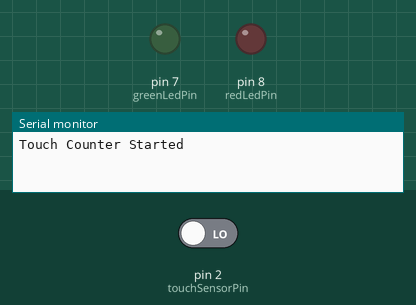
The sketch below on a simulated Arduino Uno, built with avr-gcc and run on an emulated ATmega328P. Parts: output pins drawn as LEDs (lit = HIGH), the last lines printed to the serial monitor. Dashed ring = blinking. Inputs (shaded band) come from the test bench; at power-on: pin 2 (touchSensorPin) LOW.

Above: at 1.2 s.
1.3 s: pin 2 (touchSensorPin) driven HIGH
At 1.7 s:
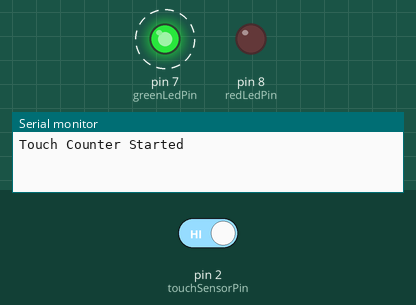
At 4.2 s:
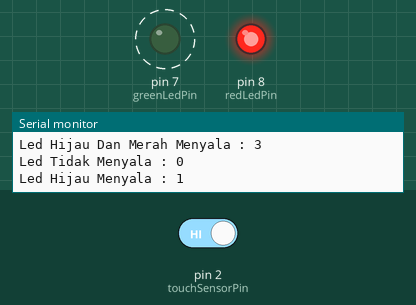
4.3 s: pin 2 (touchSensorPin) driven LOW
At 5.1 s:
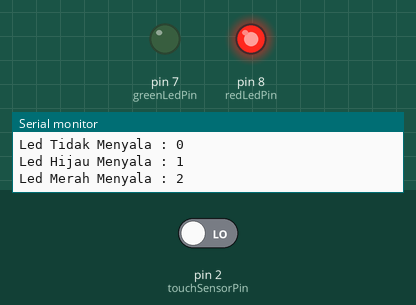
Timing chart, 0 to 7.3 s (numbered marks = the images above; inputs shaded):
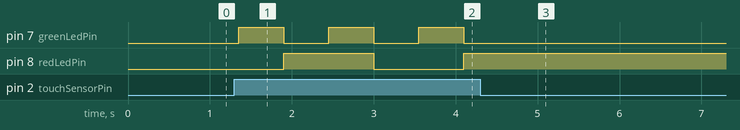

The sketch:

sketch_sensorsentuh.ino
```cpp
const int touchSensorPin = 2;
const int greenLedPin = 7;
const int redLedPin = 8;
int touchCount = 0;

void setup() {
  pinMode(touchSensorPin, INPUT);
  pinMode(greenLedPin, OUTPUT);
  pinMode(redLedPin, OUTPUT);
  digitalWrite(greenLedPin, LOW);
  digitalWrite(redLedPin, LOW);

  // Inisialisasi komunikasi dengan Serial Monitor
  Serial.begin(9600);
  Serial.println("Touch Counter Started");
}

void loop() {
  int touchValue = digitalRead(touchSensorPin);

  if (touchValue == HIGH) {
    delay(50);
    if (digitalRead(touchSensorPin) == HIGH) {
      touchCount++;
      if (touchCount == 1) {

        digitalWrite(greenLedPin, HIGH);
        digitalWrite(redLedPin, LOW);
        delay(500);
        Serial.print("Led Hijau Menyala");
      } else if (touchCount == 2) {

        digitalWrite(greenLedPin, LOW);
        digitalWrite(redLedPin, HIGH);
        delay(500);
        Serial.print("Led Merah Menyala");
      } else if (touchCount == 3) {

        digitalWrite(greenLedPin, HIGH);
        digitalWrite(redLedPin, HIGH);
        delay(500);
        Serial.print("Led Hijau Dan Merah Menyala");
      } else if (touchCount == 4) {

        digitalWrite(greenLedPin, LOW);
        digitalWrite(redLedPin, LOW);
        touchCount = 0;
        delay(500);
        Serial.print("Led Tidak Menyala");
      }
      Serial.print(" : ");
      Serial.println(touchCount);
    }
  }
}
```

Measured:
- after the input at 1.3 s, pin 7 (greenLedPin): alternates HIGH for 0.55 s and LOW for 0.55 s, starting after 0.05 s; pin 8 (redLedPin): LOW → HIGH after 0.60 s, → LOW 1.1 s later, → HIGH 1.1 s later
- after the input at 4.3 s, pin 7 (greenLedPin): stops changing and stays LOW; pin 8 (redLedPin): stops changing and stays HIGH
